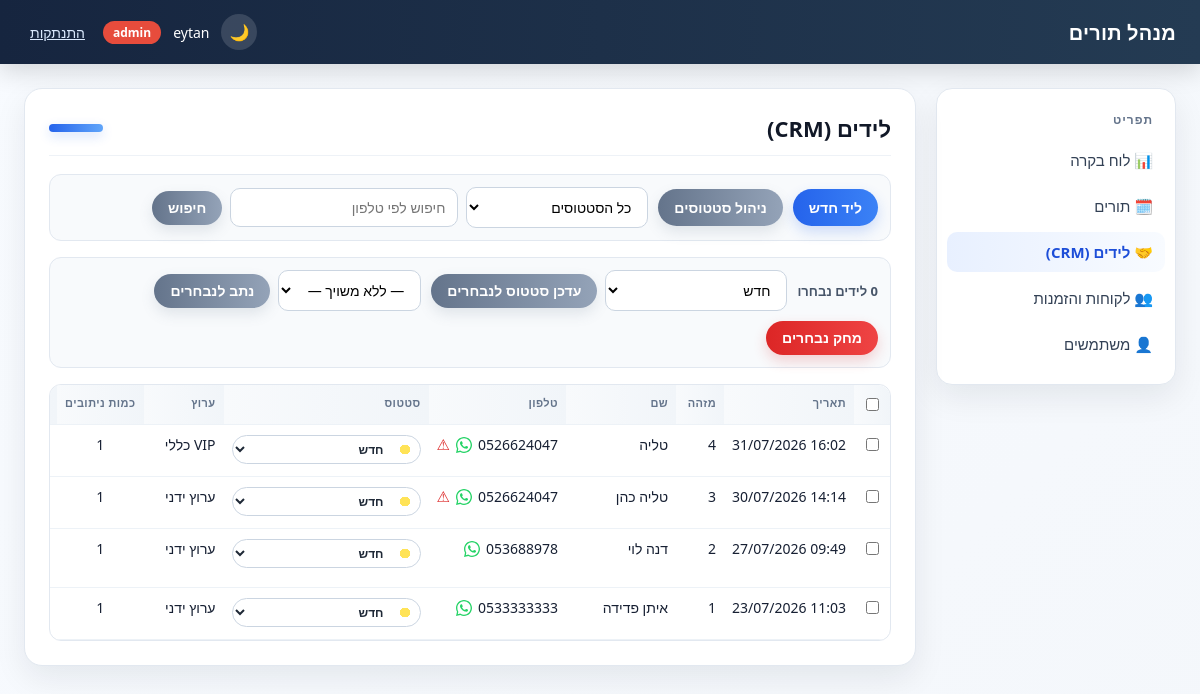
The app's page /leads/ (signed in), older data.
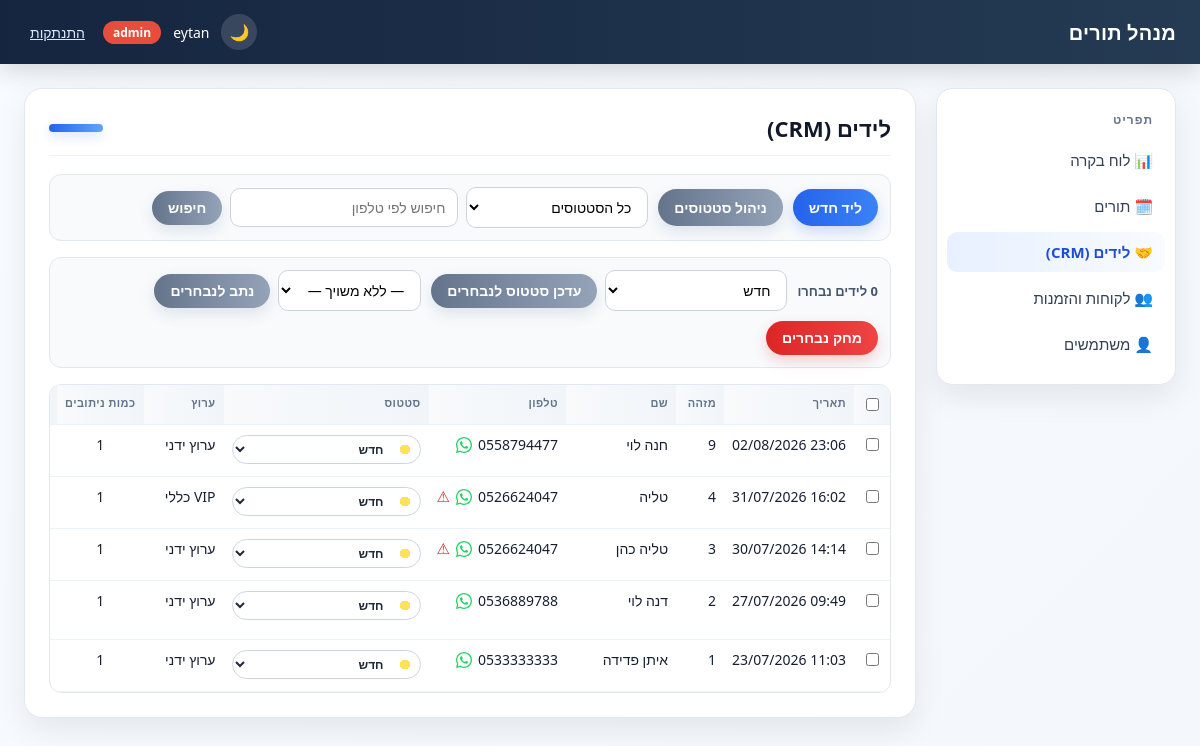
The same page, newer data.
### tables this page shows
CREATE TABLE users (
                id INTEGER PRIMARY KEY AUTOINCREMENT,
                username TEXT UNIQUE NOT NULL,
                password_hash TEXT NOT NULL,
                salt TEXT NOT NULL,
                role TEXT NOT NULL
            , permissions TEXT DEFAULT '[]');

CREATE TABLE leads (
                id INTEGER PRIMARY KEY AUTOINCREMENT,
                full_name TEXT,
                phone TEXT,
                status TEXT,
                channel TEXT,
                assigned_user TEXT,
                routings_count INTEGER,
                sms_count INTEGER,
                notes TEXT,
                created_datetime_stamp TEXT,
                last_updated_datetime_stamp TEXT
            );

### blueprints/leads.py (the view)
@bp.route("/")
@login_required
def list_leads():
    status = request.args.get("status", "")
    phone = request.args.get("phone", "").strip()
    show_my_only = request.args.get("mine", "0") == "1"
    repos = get_repos()
    current_user = session.get("user")
    current_username = current_user.get("username") if current_user else ""
    if phone:
        df = repos.leads.get_by_phone(phone)
    elif status:
        df = repos.leads.get_by_status(status)
    else:
        df = repos.leads.get_all()
    if show_my_only and current_user and current_user.get("role") != "admin":
        df = df[df["assigned_user"].fillna("") == current_username]
    elif current_user and current_user.get("role") != "admin":
        df = df[df["assigned_user"].fillna("") == current_username]
    all_leads = repos.leads.get_all()
    all_phone_counts = all_leads["phone"].fillna("").astype(str).str.strip()
    duplicate_phones = set(
        all_phone_counts[all_phone_counts != ""].value_counts()[lambda series: series > 1].index
    )
    users = to_records(repos.users.get_all()) if hasattr(repos, "users") else []
    lead_records = to_records(df)
    for record in lead_records:
        phone_value = (record.get("phone") or "").strip()
        record["is_duplicate_phone"] = bool(phone_value and phone_value in duplicate_phones)
    return render_template(
        "leads/list.html",
        leads=lead_records,
        statuses=repos.lead_statuses.get_names(),
        status_colors=repos.lead_statuses.get_color_map(),
        default_status_color=DEFAULT_STATUS_COLOR,
        status=status,
        phone=phone,
        users=users,
        show_my_only=show_my_only,
    )

### app.py (called while the page is built)
@app.context_processor
def inject_template_globals():
    return {
        "csrf_token": generate_csrf_token(),
        "current_user": current_user(),
        "ROLE_ADMIN": roles.ADMIN,
        "ROLE_USER": roles.USER,
    }

### auth.py (called while the page is built)
def generate_csrf_token():
    if "csrf_token" not in session:
        session["csrf_token"] = secrets.token_hex(16)
    return session["csrf_token"]

def validate_csrf():
    if request.method != "POST":
        return
    token = session.get("csrf_token")
    submitted = request.form.get("csrf_token", "")
    if not token or not secrets.compare_digest(token, submitted):
        abort(400)

def current_user():
    return session.get("user")

def login_required(view):
    @wraps(view)
    def wrapped(*args, **kwargs):
        if current_user() is None:
            return redirect(url_for("auth.login"))
        return view(*args, **kwargs)
    return wrapped

### db_context.py (called while the page is built)
def get_conn():
    if "db_conn" not in g:
        g.db_conn = sqlite3.connect(DB_FILE, timeout=10)
    return g.db_conn

def get_repos():
    if "repos" not in g:
        conn = get_conn()
        appointments = AppointmentRepository(conn)
        g.repos = SimpleNamespace(
            appointments=appointments,
            availability=AvailabilityService(appointments),
            leads=LeadRepository(conn),
            lead_statuses=LeadStatusRepository(conn),
            customers=CustomerRepository(conn),
            invoices=InvoiceRepository(conn),
            users=UserRepository(conn),
            id_sequence=IdSequence(conn),
        )
    return g.repos

def init_app(app):
    @app.teardown_appcontext
    def close_conn(exception):
        conn = g.pop("db_conn", None)
        if conn is not None:
            conn.close()

### id_sequence.py (called while the page is built)
    def _seed_if_empty(self):
        count = self.conn.execute("SELECT COUNT(*) FROM id_sequence").fetchone()[0]
        if count > 0:
            return
        max_existing = self._max_existing_id()
        if max_existing > 0:
            self.conn.execute("INSERT INTO id_sequence (id) VALUES (?)", (max_existing,))
            self.conn.commit()

### lead_repository.py (called while the page is built)
    def get_all(self):
        return pd.read_sql_query(f"SELECT * FROM {TABLE_NAME} ORDER BY id DESC", self.conn)

### lead_status_repository.py (called while the page is built)
    def get_all(self):
        return pd.read_sql_query(f"SELECT * FROM {TABLE_NAME} ORDER BY id", self.conn)

    def get_names(self):
        return self.get_all()["name"].tolist()

    def get_color_map(self):
        df = self.get_all()
        return dict(zip(df["name"], df["color"]))

### templates/leads/list.html (shortened to what this page needs)
{% extends "base.html" %}
{% block page_heading %}לידים (CRM){% endblock %}
{% block content %}
<div class="toolbar">
    <a href="{{ url_for('leads.new_lead') }}" class="btn">ליד חדש</a>
    {% if current_user.role == ROLE_ADMIN %}
    <a href="{{ url_for('leads.manage_statuses') }}" class="btn btn-secondary">ניהול סטטוסים</a>
    {% endif %}
    <form method="get" class="toolbar-actions">
        <select name="status" onchange="this.form.submit()">
            <option value="">כל הסטטוסים</option>
        </select>
        <input type="text" name="phone" placeholder="חיפוש לפי טלפון" value="{{ phone }}">
        <button type="submit" class="btn btn-secondary">חיפוש</button>
    </form>
</div>
{% if leads %}
<div class="toolbar bulk-actions-bar">
    <span id="bulk-selected-count" class="bulk-count">0 לידים נבחרו</span>
    <form method="post" action="{{ url_for('leads.bulk_update_status') }}" id="bulk-status-form">
        <select name="status" required>
            {% for s in statuses %}
            <option value="{{ s }}">{{ s }}</option>
            {% endfor %}
        </select>
        <button type="submit" class="btn btn-secondary">עדכן סטטוס לנבחרים</button>
    </form>
    <form method="post" action="{{ url_for('leads.bulk_assign') }}" id="bulk-assign-form">
        <select name="assigned_user">
            <option value="">— ללא משויך —</option>
        </select>
        <button type="submit" class="btn btn-secondary">נתב לנבחרים</button>
    </form>
    {% if current_user.role == ROLE_ADMIN %}
    <form method="post" action="{{ url_for('leads.bulk_delete') }}" id="bulk-delete-form"
          onsubmit="return confirm('האם אתה בטוח שברצונך למחוק את הלידים שנבחרו?');">
        <button type="submit" class="btn btn-danger">מחק נבחרים</button>
    </form>
    {% endif %}
</div>
<div class="table-scroll">
    <table class="leads-table">
        <thead>
            <tr>
                <th class="col-select"><input type="checkbox" id="select-all-checkbox"></th>
                <th class="col-created">תאריך</th>
                <th class="col-id">מזהה</th>
                <th class="col-name">שם</th>
                <th class="col-phone">טלפון</th>
                <th class="col-status">סטטוס</th>
                <th class="col-channel">ערוץ</th>
                <th class="col-routings">כמות ניתובים</th>
                <th class="col-assigned">מנהל לקוח</th>
            </tr>
        </thead>
        <tbody>
            {% for lead in leads %}
            <tr>
                <td class="col-select"><input type="checkbox" class="lead-select-checkbox" value="{{ lead.id }}"></td>
                <td class="col-created">{{ lead.created_datetime_stamp | format_lead_datetime }}</td>
                <td class="col-id">{{ lead.id }}</td>
                <td class="col-name">{{ lead.full_name }}</td>
                <td class="col-phone">
                    <span class="phone-cell">
                        <span>{{ lead.phone }}</span>
                        {% if lead.phone %}
                        <a href="{{ lead.phone | whatsapp_link }}" target="_blank" rel="noopener" class="whatsapp-icon" title="פתח בוואטסאפ" aria-label="פתח בוואטסאפ">
                        </a>
                        {% endif %}
                        {% if lead.is_duplicate_phone %}
                        <span class="duplicate-phone" title="מספר טלפון כפול">⚠</span>
                        {% endif %}
                    </span>
                </td>
                <td class="col-status">
                    <form method="post" action="{{ url_for('leads.update_status', lead_id=lead.id) }}">
                        <select name="status" class="status-select" style="--status-color: {{ status_colors.get(lead.status, default_status_color) }};" onchange="this.form.submit()">
                            {% for s in statuses %}
                            <option value="{{ s }}" style="background: {{ status_colors.get(s, default_status_color) }}; color: #fff;" {{ "selected" if s == lead.status else "" }}>{{ s }}</option>
                            {% endfor %}
                        </select>
                    </form>
                </td>
                <td class="col-channel">{{ lead.channel }}</td>
                <td class="col-routings">{{ lead.routings_count or 0 }}</td>
                <td class="col-assigned">
                </td>
            </tr>
            {% endfor %}
        </tbody>
    </table>
</div>
{% else %}
<p class="empty-state">לא נמצאו לידים.</p>
{% endif %}
{% endblock %}

### templates/base.html (shortened to what this page needs)
<!DOCTYPE html>
<html lang="he" dir="rtl">
<head>
    <link rel="stylesheet" href="{{ url_for('static', filename='style.css') }}">
</head>
<body>
    <div class="app-shell">
        <div class="topbar">
            <div class="brand">מנהל תורים</div>
            <div class="topbar-user">
                {% if current_user %}
                    <button type="button" class="theme-toggle" id="theme-toggle" aria-label="החלף מצב צבע">🌙</button>
                    <span>{{ current_user.username }}</span>
                    <span class="badge {{ role_badge_class(current_user.role) }}">{{ current_user.role }}</span>
                    <form method="post" action="{{ url_for('auth.logout') }}">
                        <button type="submit" class="link-button">התנתקות</button>
                    </form>
                {% endif %}
            </div>
        </div>
        <div class="layout">
            <div class="sidebar">
                <div class="sidebar-title">תפריט</div>
                <a href="{{ url_for('index') }}"
                   class="{{ 'active' if request.path == '/' else '' }}">📊 לוח בקרה</a>
                <a href="{{ url_for('appointments.list_appointments') }}"
                   class="{{ 'active' if request.path.startswith('/appointments') else '' }}">🗓️ תורים</a>
                <a href="{{ url_for('leads.list_leads') }}"
                   class="{{ 'active' if request.path.startswith('/leads') else '' }}">🤝 לידים (CRM)</a>
                <a href="{{ url_for('customers.list_customers') }}"
                   class="{{ 'active' if request.path.startswith('/customers') else '' }}">👥 לקוחות והזמנות</a>
                {% if current_user and current_user.role == ROLE_ADMIN %}
                <a href="{{ url_for('users.list_users') }}"
                   class="{{ 'active' if request.path.startswith('/users') else '' }}">👤 משתמשים</a>
                {% endif %}
            </div>
            <div class="content">
                <div class="card">
                    <div class="card-header">
                        <h1>{% block page_heading %}{% endblock %}</h1>
                        <div class="card-accent"></div>
                    </div>
                    {% block content %}{% endblock %}
                </div>
            </div>
        </div>
    </div>
</body>
</html>

Row changes from the older to the newer data that the page shows:
added leads: created_datetime_stamp "23:06 02/08/2026", id "9", full_name "חנה לוי", phone "0558794477", channel "ערוץ ידני", routings_count "1"
changed leads "דנה לוי": phone "053688978" → "0536889788"
